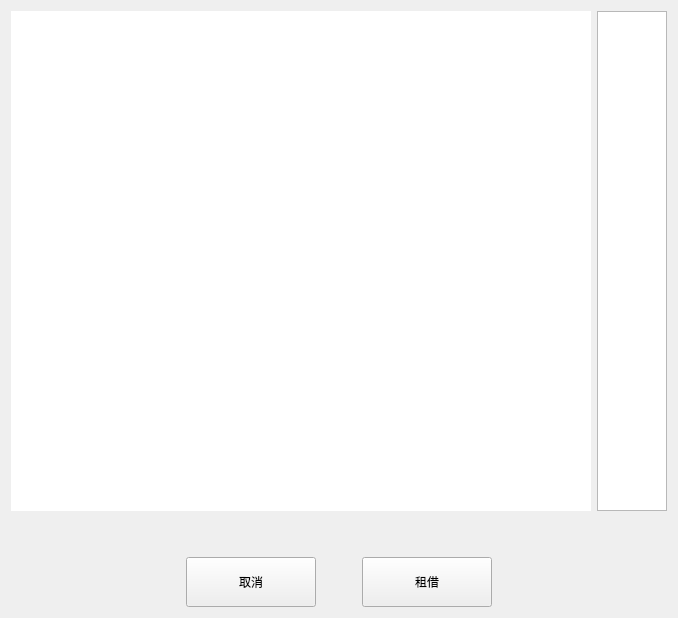
               <widget class="QWidget" name="tab_2">
                <attribute name="title">
                 <string>Order</string>
                </attribute>
                <layout class="QGridLayout" name="gridLayout_6">
                 <item row="0" column="0">
                  <layout class="QVBoxLayout" name="verticalLayout_5" stretch="10,1,1">
                   <item>
                    <layout class="QHBoxLayout" name="horizontalLayout_16" stretch="0,0">
                     <item>
                      <widget class="QTableView" name="tableView_3">
                       <property name="sizePolicy">
                        <sizepolicy hsizetype="Minimum" vsizetype="Minimum">
                         <horstretch>0</horstretch>
                         <verstretch>0</verstretch>
                        </sizepolicy>
                       </property>
                       <property name="minimumSize">
                        <size>
                         <width>580</width>
                         <height>500</height>
                        </size>
                       </property>
                       <property name="maximumSize">
                        <size>
                         <width>580</width>
                         <height>500</height>
                        </size>
                       </property>
                       <property name="font">
                        <font>
                         <family>.AppleSystemUIFont</family>
                        </font>
                       </property>
                       <property name="mouseTracking">
                        <bool>false</bool>
                       </property>
                       <property name="tabletTracking">
                        <bool>true</bool>
                       </property>
                       <property name="styleSheet">
                        <string notr="true">border:none;</string>
                       </property>
                      </widget>
                     </item>
                     <item>
                      <widget class="QTableView" name="tableView_4">
                       <property name="sizePolicy">
                        <sizepolicy hsizetype="Minimum" vsizetype="Minimum">
                         <horstretch>0</horstretch>
                         <verstretch>0</verstretch>
                        </sizepolicy>
                       </property>
                       <property name="minimumSize">
                        <size>
                         <width>70</width>
                         <height>500</height>
                        </size>
                       </property>
                       <property name="maximumSize">
                        <size>
                         <width>70</width>
                         <height>500</height>
                        </size>
                       </property>
                       <property name="tabletTracking">
                        <bool>true</bool>
                       </property>
                      </widget>
                     </item>
                    </layout>
                   </item>
                   <item>
                    <spacer name="verticalSpacer_11">
                     <property name="orientation">
                      <enum>Qt::Vertical</enum>
                     </property>
                     <property name="sizeHint" stdset="0">
                      <size>
                       <width>20</width>
                       <height>40</height>
                      </size>
                     </property>
                    </spacer>
                   </item>
                   <item>
                    <layout class="QHBoxLayout" name="horizontalLayout_17" stretch="1,5,0,0,1">
                     <item>
                      <spacer name="horizontalSpacer_17">
                       <property name="orientation">
                        <enum>Qt::Horizontal</enum>
                       </property>
                       <property name="sizeHint" stdset="0">
                        <size>
                         <width>40</width>
                         <height>20</height>
                        </size>
                       </property>
                      </spacer>
                     </item>
                     <item>
                      <widget class="QPushButton" name="can_pushButton">
                       <property name="sizePolicy">
                        <sizepolicy hsizetype="Fixed" vsizetype="Fixed">
                         <horstretch>0</horstretch>
                         <verstretch>0</verstretch>
                        </sizepolicy>
                       </property>
                       <property name="minimumSize">
                        <size>
                         <width>130</width>
                         <height>50</height>
                        </size>
                       </property>
                       <property name="maximumSize">
                        <size>
                         <width>130</width>
                         <height>50</height>
                        </size>
                       </property>
                       <property name="text">
                        <string>取消</string>
                       </property>
                      </widget>
                     </item>
                     <item>
                      <spacer name="horizontalSpacer_22">
                       <property name="orientation">
                        <enum>Qt::Horizontal</enum>
                       </property>
                       <property name="sizeHint" stdset="0">
                        <size>
                         <width>40</width>
                         <height>20</height>
                        </size>
                       </property>
                      </spacer>
                     </item>
                     <item>
                      <widget class="QPushButton" name="borrow_pushButton">
                       <property name="sizePolicy">
                        <sizepolicy hsizetype="Fixed" vsizetype="Fixed">
                         <horstretch>0</horstretch>
                         <verstretch>0</verstretch>
                        </sizepolicy>
                       </property>
                       <property name="minimumSize">
                        <size>
                         <width>130</width>
                         <height>50</height>
                        </size>
                       </property>
                       <property name="maximumSize">
                        <size>
                         <width>130</width>
                         <height>50</height>
                        </size>
                       </property>
                       <property name="text">
                        <string>租借</string>
                       </property>
                      </widget>
                     </item>
                     <item>
                      <spacer name="horizontalSpacer_21">
                       <property name="orientation">
                        <enum>Qt::Horizontal</enum>
                       </property>
                       <property name="sizeHint" stdset="0">
                        <size>
                         <width>40</width>
                         <height>20</height>
                        </size>
                       </property>
                      </spacer>
                     </item>
                    </layout>
                   </item>
                  </layout>
                 </item>
                </layout>
               </widget>
